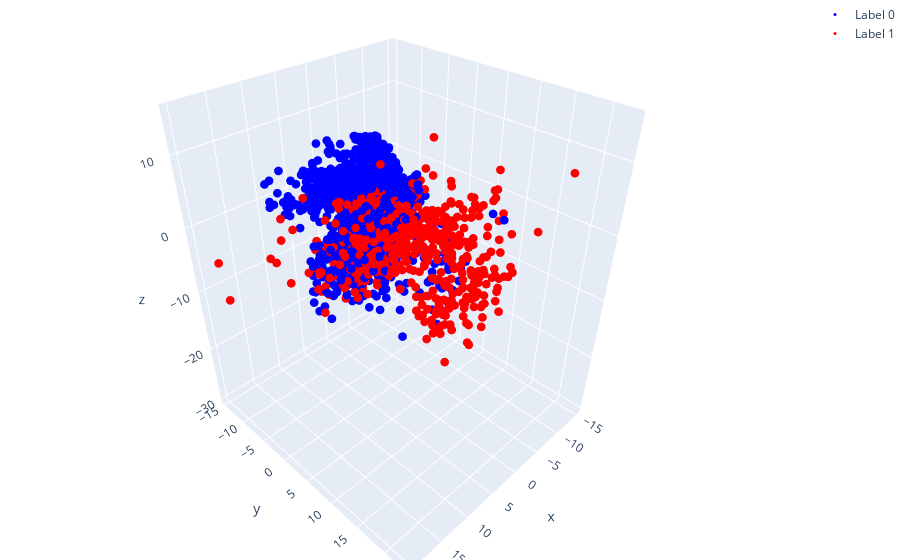

Write notebook code for a chart like this one.
### Code cell
import torch
from torch import nn
from torch.autograd import Variable
import matplotlib.pyplot as plt
from mpl_toolkits.mplot3d import Axes3D
import numpy as np
import plotly.graph_objects as go
import torch.nn.functional as F
from sklearn.model_selection import train_test_split

df = pd.read_feather(r'C:\Users\Jonah\OneDrive\Documents\Thesis\data-science-util\data\cleaned\generative_ai_dataset\train.feather')
train, val = train_test_split(df, test_size=0.2, random_state=42)
# Set random seed for reproducibility
torch.manual_seed(42)

# Set device
device = torch.device('cuda' if torch.cuda.is_available() else 'cpu')

# Assuming that data_tensor is your tensor
# data_tensor = your_tensor 
# Separating out the target
target = train['labels']
val_target = val['labels']
# Separating out the features
features = train.drop(['labels'], axis=1)
val_features = val.drop(['labels'], axis=1)
# Convert the DataFrame to a numpy array and then to a torch tensor
data_tensor = torch.from_numpy(features.values.astype(np.float32))

# Assuming you have tensors for validation data and labels
val_data_tensor = torch.from_numpy(val_features.values.astype(np.float32))
val_target_tensor = torch.from_numpy(val_target.values.astype(np.int64))

# Define the autoencoder
class VariationalAutoencoder(nn.Module):
    def __init__(self, num_features, dropout_rate=0.5):
        super(VariationalAutoencoder, self).__init__()
        
        self.fc1 = nn.Linear(num_features, 256)
        self.dropout = nn.Dropout(dropout_rate)
        self.fc21 = nn.Linear(256, 3)  # Mean of latent variables
        self.fc22 = nn.Linear(256, 3)  # Log variance of latent variables

        self.fc3 = nn.Linear(3, 64)
        self.fc4 = nn.Linear(64, 256)
        self.fc5 = nn.Linear(256, num_features)

    def encode(self, x):
        h1 = F.relu(self.fc1(x))
        h1 = self.dropout(h1)
        return self.fc21(h1), self.fc22(h1)

    def reparameterize(self, mu, logvar):
        std = torch.exp(0.5*logvar)
        eps = torch.randn_like(std)
        return mu + eps*std

    def decode(self, z):
        h3 = F.relu(self.fc3(z))
        h3 = self.dropout(h3)
        h4 = F.relu(self.fc4(h3))
        return torch.sigmoid(self.fc5(h4))

    def forward(self, x):
        mu, logvar = self.encode(x)
        z = self.reparameterize(mu, logvar)
        return self.decode(z), mu, logvar

    
# L1 regularization parameter
lambda_l1 = 0.001

# Modify your vae_loss function to include L1 regularization:
def vae_loss(recon_x, x, mu, logvar, model):
    BCE = F.binary_cross_entropy(recon_x, x.view(-1, num_features), reduction='sum')

    KLD = -0.5 * torch.sum(1 + logvar - mu.pow(2) - logvar.exp())

    # L1 regularization term
    l1_reg = 0
    for param in model.parameters():
        l1_reg += torch.sum(torch.abs(param))
    
    return BCE + KLD + lambda_l1 * l1_reg

# Define the number of features
num_features = data_tensor.size(1)

# Initialize the autoencoder
vae  = VariationalAutoencoder(num_features).to(device)





# Loss and optimizer
optimizer = torch.optim.Adam(vae.parameters(), lr=0.01)

# Variables to store the best loss and the best model state
best_loss = float('inf')
best_model_state = vae.state_dict()

# Define your stopping criteria
n_epochs_stop = 10  # If the validation loss hasn't improved in 10 epochs, stop training
epochs_no_improve = 0
# Training the VAE
num_epochs = 1000  # You may need to increase this value depending on your data
for epoch in range(num_epochs):
    inputs = data_tensor.to(device)
    outputs, mu, logvar = vae(inputs)
    loss = vae_loss(outputs, inputs, mu, logvar, vae )
    
    optimizer.zero_grad()
    loss.backward()
    optimizer.step()
    # After training for an epoch, evaluate on the validation set
    vae.eval()
    with torch.no_grad():
        val_inputs = val_data_tensor.to(device)
        val_outputs, mu, logvar = vae(val_inputs)
        val_loss = vae_loss(val_outputs, val_inputs, mu, logvar, vae).item()

    # If the validation loss is the best we've seen so far, save the model state
    if val_loss < best_loss:
        best_loss = val_loss
        best_model_state = vae.state_dict()
        epochs_no_improve = 0
    else:
        epochs_no_improve += 1
        # Check if we should stop training
        if epochs_no_improve == n_epochs_stop:
            print('Early stopping!')
            break
        
# Load the best model state
vae.load_state_dict(best_model_state)

# Extract the latent space
mu, logvar = vae.encode(data_tensor.to(device))
latent_space = vae.reparameterize(mu, logvar).cpu().detach().numpy()


# Convert target to numpy for easy indexing
target_np = target.to_numpy()

# Create a trace for each class (0, 1)
trace0 = go.Scatter3d(
    x = latent_space[target_np==0, 0],
    y = latent_space[target_np==0, 1],
    z = latent_space[target_np==0, 2],
    mode = 'markers',
    name = 'Label 0',
    marker = dict(
        size = 3,
        color = 'blue',
    )
)

trace1 = go.Scatter3d(
    x = latent_space[target_np==1, 0],
    y = latent_space[target_np==1, 1],
    z = latent_space[target_np==1, 2],
    mode = 'markers',
    name = 'Label 1',
    marker = dict(
        size = 3,
        color = 'red',
    )
)

data = [trace0, trace1]
layout = go.Layout(
    margin=dict(
        l=0,
        r=0,
        b=0,
        t=0
    )
)

fig = go.Figure(data=data, layout=layout)
fig.show()

### Figure 1 — Plotly figure (JSON) as saved in the notebook; plotly's stock layout.template omitted (floating-point values rounded to 4 significant figures; data arrays with more than 128 entries replaced by an {"elided": "..."} marker saying what was removed)
{"data": [{"marker": {"color": "blue", "size": 3}, "mode": "markers", "name": "Label 0", "type": "scatter3d", "x": {"elided": "3069 float values"}, "y": {"elided": "3069 float values"}, "z": {"elided": "3069 float values"}}, {"marker": {"color": "red", "size": 3}, "mode": "markers", "name": "Label 1", "type": "scatter3d", "x": {"elided": "1131 float values"}, "y": {"elided": "1131 float values"}, "z": {"elided": "1131 float values"}}], "layout": {"margin": {"b": 0, "l": 0, "r": 0, "t": 0}}}
